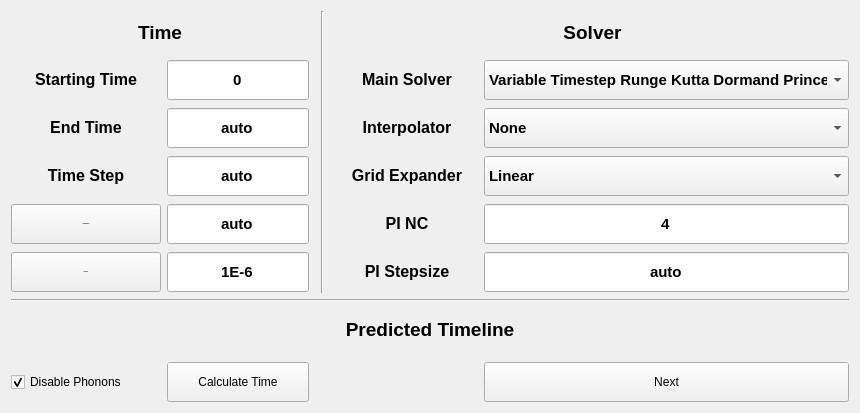
      <widget class="QWidget" name="tab_timeline">
       <attribute name="title">
        <string>Timeline</string>
       </attribute>
       <layout class="QGridLayout" name="gridLayout_4">
        <item row="2" column="6">
         <widget class="QComboBox" name="input_interpolator_t">
          <property name="minimumSize">
           <size>
            <width>150</width>
            <height>40</height>
           </size>
          </property>
          <property name="font">
           <font>
            <pointsize>11</pointsize>
            <bold>true</bold>
           </font>
          </property>
          <property name="focusPolicy">
           <enum>Qt::WheelFocus</enum>
          </property>
          <property name="statusTip">
           <string>Main Direction Interpolator. If None, no interpolation will be used, meaning the main time output has non-equidistant elements</string>
          </property>
          <property name="frame">
           <bool>true</bool>
          </property>
          <item>
           <property name="text">
            <string>None</string>
           </property>
          </item>
          <item>
           <property name="text">
            <string>Linear</string>
           </property>
          </item>
          <item>
           <property name="text">
            <string>Bicubic</string>
           </property>
          </item>
         </widget>
        </item>
        <item row="5" column="1">
         <widget class="QLineEdit" name="textinput_time_tolerance">
          <property name="minimumSize">
           <size>
            <width>140</width>
            <height>40</height>
           </size>
          </property>
          <property name="font">
           <font>
            <pointsize>11</pointsize>
            <bold>true</bold>
           </font>
          </property>
          <property name="text">
           <string>1E-6</string>
          </property>
          <property name="frame">
           <bool>true</bool>
          </property>
          <property name="alignment">
           <set>Qt::AlignCenter</set>
          </property>
          <property name="placeholderText">
           <string>None</string>
          </property>
         </widget>
        </item>
        <item row="1" column="5">
         <widget class="QLabel" name="label_12">
          <property name="minimumSize">
           <size>
            <width>142</width>
            <height>42</height>
           </size>
          </property>
          <property name="text">
           <string>&lt;html&gt;&lt;head/&gt;&lt;body&gt;&lt;p align=&quot;center&quot;&gt;&lt;span style=&quot; font-size:12pt; font-weight:700;&quot;&gt;Main Solver&lt;/span&gt;&lt;/p&gt;&lt;/body&gt;&lt;/html&gt;</string>
          </property>
         </widget>
        </item>
        <item row="4" column="6">
         <widget class="QLineEdit" name="textinput_phonons_nc">
          <property name="minimumSize">
           <size>
            <width>140</width>
            <height>40</height>
           </size>
          </property>
          <property name="font">
           <font>
            <pointsize>11</pointsize>
            <bold>true</bold>
           </font>
          </property>
          <property name="text">
           <string>4</string>
          </property>
          <property name="frame">
           <bool>true</bool>
          </property>
          <property name="alignment">
           <set>Qt::AlignCenter</set>
          </property>
         </widget>
        </item>
        <item row="4" column="0">
         <widget class="QPushButton" name="button_time_config_grid">
          <property name="minimumSize">
           <size>
            <width>140</width>
            <height>40</height>
           </size>
          </property>
          <property name="font">
           <font>
            <pointsize>-1</pointsize>
            <bold>true</bold>
           </font>
          </property>
          <property name="toolTip">
           <string>Configure a grid instead</string>
          </property>
          <property name="statusTip">
           <string>Configure a grid instead</string>
          </property>
          <property name="text">
           <string>Gridresolution</string>
          </property>
         </widget>
        </item>
        <item row="3" column="1">
         <widget class="QLineEdit" name="textinput_time_timestep">
          <property name="minimumSize">
           <size>
            <width>140</width>
            <height>40</height>
           </size>
          </property>
          <property name="font">
           <font>
            <pointsize>11</pointsize>
            <bold>true</bold>
           </font>
          </property>
          <property name="text">
           <string>auto</string>
          </property>
          <property name="frame">
           <bool>true</bool>
          </property>
          <property name="alignment">
           <set>Qt::AlignCenter</set>
          </property>
         </widget>
        </item>
        <item row="5" column="0">
         <widget class="QPushButton" name="button_time_config_tol">
          <property name="minimumSize">
           <size>
            <width>140</width>
            <height>40</height>
           </size>
          </property>
          <property name="font">
           <font>
            <pointsize>-1</pointsize>
            <bold>true</bold>
           </font>
          </property>
          <property name="toolTip">
           <string>Configure a grid instead</string>
          </property>
          <property name="statusTip">
           <string>Configure a grid instead</string>
          </property>
          <property name="text">
           <string>Tolerance</string>
          </property>
         </widget>
        </item>
        <item row="14" column="0" colspan="7">
         <widget class="PlotWidget" name="label_plot_time_prediction" native="true"/>
        </item>
        <item row="0" column="0" colspan="2">
         <widget class="QLabel" name="label_title_time">
          <property name="minimumSize">
           <size>
            <width>142</width>
            <height>42</height>
           </size>
          </property>
          <property name="maximumSize">
           <size>
            <width>16777215</width>
            <height>40</height>
           </size>
          </property>
          <property name="frameShape">
           <enum>QFrame::NoFrame</enum>
          </property>
          <property name="frameShadow">
           <enum>QFrame::Plain</enum>
          </property>
          <property name="text">
           <string>&lt;html&gt;&lt;head/&gt;&lt;body&gt;&lt;p align=&quot;center&quot;&gt;&lt;span style=&quot; font-size:14pt; font-weight:700;&quot;&gt;Time&lt;/span&gt;&lt;/p&gt;&lt;/body&gt;&lt;/html&gt;</string>
          </property>
         </widget>
        </item>
        <item row="16" column="1">
         <widget class="QPushButton" name="button_timeline_force_calculate">
          <property name="minimumSize">
           <size>
            <width>140</width>
            <height>40</height>
           </size>
          </property>
          <property name="statusTip">
           <string>Calculate the actual temporal evolution. This disables the phonon interactions, such that calculations are fast.</string>
          </property>
          <property name="text">
           <string>Calculate Time</string>
          </property>
         </widget>
        </item>
        <item row="2" column="1">
         <widget class="QLineEdit" name="textinput_time_endtime">
          <property name="minimumSize">
           <size>
            <width>140</width>
            <height>40</height>
           </size>
          </property>
          <property name="font">
           <font>
            <pointsize>11</pointsize>
            <bold>true</bold>
           </font>
          </property>
          <property name="text">
           <string>auto</string>
          </property>
          <property name="frame">
           <bool>true</bool>
          </property>
          <property name="alignment">
           <set>Qt::AlignCenter</set>
          </property>
         </widget>
        </item>
        <item row="16" column="0">
         <widget class="QCheckBox" name="input_timeline_enable_phonons">
          <property name="minimumSize">
           <size>
            <width>150</width>
            <height>40</height>
           </size>
          </property>
          <property name="statusTip">
           <string/>
          </property>
          <property name="text">
           <string>Disable Phonons</string>
          </property>
          <property name="checked">
           <bool>true</bool>
          </property>
         </widget>
        </item>
        <item row="3" column="0">
         <widget class="QLabel" name="label_11">
          <property name="minimumSize">
           <size>
            <width>142</width>
            <height>42</height>
           </size>
          </property>
          <property name="text">
           <string>&lt;html&gt;&lt;head/&gt;&lt;body&gt;&lt;p align=&quot;center&quot;&gt;&lt;span style=&quot; font-size:12pt; font-weight:700;&quot;&gt;Time Step&lt;/span&gt;&lt;/p&gt;&lt;/body&gt;&lt;/html&gt;</string>
          </property>
         </widget>
        </item>
        <item row="3" column="6">
         <widget class="QComboBox" name="input_interpolator_tau">
          <property name="minimumSize">
           <size>
            <width>150</width>
            <height>40</height>
           </size>
          </property>
          <property name="font">
           <font>
            <pointsize>11</pointsize>
            <bold>true</bold>
           </font>
          </property>
          <property name="focusPolicy">
           <enum>Qt::WheelFocus</enum>
          </property>
          <property name="statusTip">
           <string>Tau-Direction Interpolator which expands the time calculations onto an equidistant grid. Usually linear is sufficient.</string>
          </property>
          <property name="frame">
           <bool>true</bool>
          </property>
          <item>
           <property name="text">
            <string>Linear</string>
           </property>
          </item>
          <item>
           <property name="text">
            <string>Bicubic</string>
           </property>
          </item>
         </widget>
        </item>
        <item row="16" column="6">
         <widget class="QPushButton" name="button_next_tab_timeline_to_spectrum">
          <property name="minimumSize">
           <size>
            <width>140</width>
            <height>40</height>
           </size>
          </property>
          <property name="text">
           <string>Next</string>
          </property>
         </widget>
        </item>
        <item row="1" column="1">
         <widget class="QLineEdit" name="textinput_time_startingtime">
          <property name="minimumSize">
           <size>
            <width>140</width>
            <height>40</height>
           </size>
          </property>
          <property name="font">
           <font>
            <pointsize>11</pointsize>
            <bold>true</bold>
           </font>
          </property>
          <property name="text">
           <string>0</string>
          </property>
          <property name="frame">
           <bool>true</bool>
          </property>
          <property name="alignment">
           <set>Qt::AlignCenter</set>
          </property>
         </widget>
        </item>
        <item row="0" column="5" colspan="2">
         <widget class="QLabel" name="label_title_solver">
          <property name="minimumSize">
           <size>
            <width>142</width>
            <height>42</height>
           </size>
          </property>
          <property name="maximumSize">
           <size>
            <width>16777215</width>
            <height>40</height>
           </size>
          </property>
          <property name="frameShape">
           <enum>QFrame::NoFrame</enum>
          </property>
          <property name="frameShadow">
           <enum>QFrame::Plain</enum>
          </property>
          <property name="text">
           <string>&lt;html&gt;&lt;head/&gt;&lt;body&gt;&lt;p align=&quot;center&quot;&gt;&lt;span style=&quot; font-size:14pt; font-weight:700;&quot;&gt;Solver&lt;/span&gt;&lt;/p&gt;&lt;/body&gt;&lt;/html&gt;</string>
          </property>
         </widget>
        </item>
        <item row="5" column="6">
         <widget class="QLineEdit" name="textinput_phonons_tsteppath">
          <property name="minimumSize">
           <size>
            <width>140</width>
            <height>40</height>
           </size>
          </property>
          <property name="font">
           <font>
            <pointsize>11</pointsize>
            <bold>true</bold>
           </font>
          </property>
          <property name="text">
           <string>auto</string>
          </property>
          <property name="frame">
           <bool>true</bool>
          </property>
          <property name="alignment">
           <set>Qt::AlignCenter</set>
          </property>
         </widget>
        </item>
        <item row="2" column="0">
         <widget class="QLabel" name="label_10">
          <property name="minimumSize">
           <size>
            <width>142</width>
            <height>42</height>
           </size>
          </property>
          <property name="text">
           <string>&lt;html&gt;&lt;head/&gt;&lt;body&gt;&lt;p align=&quot;center&quot;&gt;&lt;span style=&quot; font-size:12pt; font-weight:700;&quot;&gt;End Time&lt;/span&gt;&lt;/p&gt;&lt;/body&gt;&lt;/html&gt;</string>
          </property>
         </widget>
        </item>
        <item row="4" column="1">
         <widget class="QLineEdit" name="textinput_time_gridresolution">
          <property name="minimumSize">
           <size>
            <width>140</width>
            <height>40</height>
           </size>
          </property>
          <property name="font">
           <font>
            <pointsize>11</pointsize>
            <bold>true</bold>
           </font>
          </property>
          <property name="text">
           <string>auto</string>
          </property>
          <property name="frame">
           <bool>true</bool>
          </property>
          <property name="alignment">
           <set>Qt::AlignCenter</set>
          </property>
          <property name="placeholderText">
           <string>None</string>
          </property>
         </widget>
        </item>
        <item row="1" column="0">
         <widget class="QLabel" name="label_9">
          <property name="minimumSize">
           <size>
            <width>142</width>
            <height>42</height>
           </size>
          </property>
          <property name="text">
           <string>&lt;html&gt;&lt;head/&gt;&lt;body&gt;&lt;p align=&quot;center&quot;&gt;&lt;span style=&quot; font-size:12pt; font-weight:700;&quot;&gt;Starting Time&lt;/span&gt;&lt;/p&gt;&lt;/body&gt;&lt;/html&gt;</string>
          </property>
         </widget>
        </item>
        <item row="13" column="0" colspan="7">
         <widget class="QLabel" name="label_title_predicted_timeline">
          <property name="minimumSize">
           <size>
            <width>142</width>
            <height>42</height>
           </size>
          </property>
          <property name="maximumSize">
           <size>
            <width>16777215</width>
            <height>40</height>
           </size>
          </property>
          <property name="frameShape">
           <enum>QFrame::NoFrame</enum>
          </property>
          <property name="frameShadow">
           <enum>QFrame::Plain</enum>
          </property>
          <property name="text">
           <string>&lt;html&gt;&lt;head/&gt;&lt;body&gt;&lt;p align=&quot;center&quot;&gt;&lt;span style=&quot; font-size:14pt; font-weight:700;&quot;&gt;Predicted Timeline&lt;/span&gt;&lt;/p&gt;&lt;/body&gt;&lt;/html&gt;</string>
          </property>
         </widget>
        </item>
        <item row="1" column="6">
         <widget class="QComboBox" name="input_rungekutta_order">
          <property name="minimumSize">
           <size>
            <width>150</width>
            <height>40</height>
           </size>
          </property>
          <property name="font">
           <font>
            <pointsize>11</pointsize>
            <bold>true</bold>
           </font>
          </property>
          <property name="focusPolicy">
           <enum>Qt::WheelFocus</enum>
          </property>
          <property name="currentIndex">
           <number>0</number>
          </property>
          <item>
           <property name="text">
            <string>Variable Timestep Runge Kutta Dormand Prince</string>
           </property>
          </item>
          <item>
           <property name="text">
            <string>Fixed Timestep Runge-Kutta Order 4</string>
           </property>
          </item>
          <item>
           <property name="text">
            <string>Fixed Timestep Runge-Kutta Order 5</string>
           </property>
          </item>
          <item>
           <property name="text">
            <string>Path Integral (PSADM IQUAPI)</string>
           </property>
          </item>
         </widget>
        </item>
        <item row="3" column="5">
         <widget class="QLabel" name="label_15">
          <property name="minimumSize">
           <size>
            <width>142</width>
            <height>42</height>
           </size>
          </property>
          <property name="text">
           <string>&lt;html&gt;&lt;head/&gt;&lt;body&gt;&lt;p align=&quot;center&quot;&gt;&lt;span style=&quot; font-size:12pt; font-weight:700;&quot;&gt;Grid Expander&lt;/span&gt;&lt;/p&gt;&lt;/body&gt;&lt;/html&gt;</string>
          </property>
         </widget>
        </item>
        <item row="5" column="5">
         <widget class="QLabel" name="label_41">
          <property name="minimumSize">
           <size>
            <width>142</width>
            <height>42</height>
           </size>
          </property>
          <property name="text">
           <string>&lt;html&gt;&lt;head/&gt;&lt;body&gt;&lt;p align=&quot;center&quot;&gt;&lt;span style=&quot; font-size:12pt; font-weight:700;&quot;&gt;PI Stepsize&lt;/span&gt;&lt;/p&gt;&lt;/body&gt;&lt;/html&gt;</string>
          </property>
         </widget>
        </item>
        <item row="4" column="5">
         <widget class="QLabel" name="label_38">
          <property name="minimumSize">
           <size>
            <width>142</width>
            <height>42</height>
           </size>
          </property>
          <property name="text">
           <string>&lt;html&gt;&lt;head/&gt;&lt;body&gt;&lt;p align=&quot;center&quot;&gt;&lt;span style=&quot; font-size:12pt; font-weight:700;&quot;&gt;PI NC&lt;/span&gt;&lt;/p&gt;&lt;/body&gt;&lt;/html&gt;</string>
          </property>
         </widget>
        </item>
        <item row="2" column="5">
         <widget class="QLabel" name="label_14">
          <property name="minimumSize">
           <size>
            <width>142</width>
            <height>42</height>
           </size>
          </property>
          <property name="text">
           <string>&lt;html&gt;&lt;head/&gt;&lt;body&gt;&lt;p align=&quot;center&quot;&gt;&lt;span style=&quot; font-size:12pt; font-weight:700;&quot;&gt;Interpolator&lt;/span&gt;&lt;/p&gt;&lt;/body&gt;&lt;/html&gt;</string>
          </property>
         </widget>
        </item>
        <item row="7" column="0" colspan="7">
         <widget class="Line" name="line_14">
          <property name="orientation">
           <enum>Qt::Horizontal</enum>
          </property>
         </widget>
        </item>
        <item row="0" column="3" rowspan="6">
         <widget class="Line" name="line_15">
          <property name="orientation">
           <enum>Qt::Vertical</enum>
          </property>
         </widget>
        </item>
       </layout>
      </widget>
